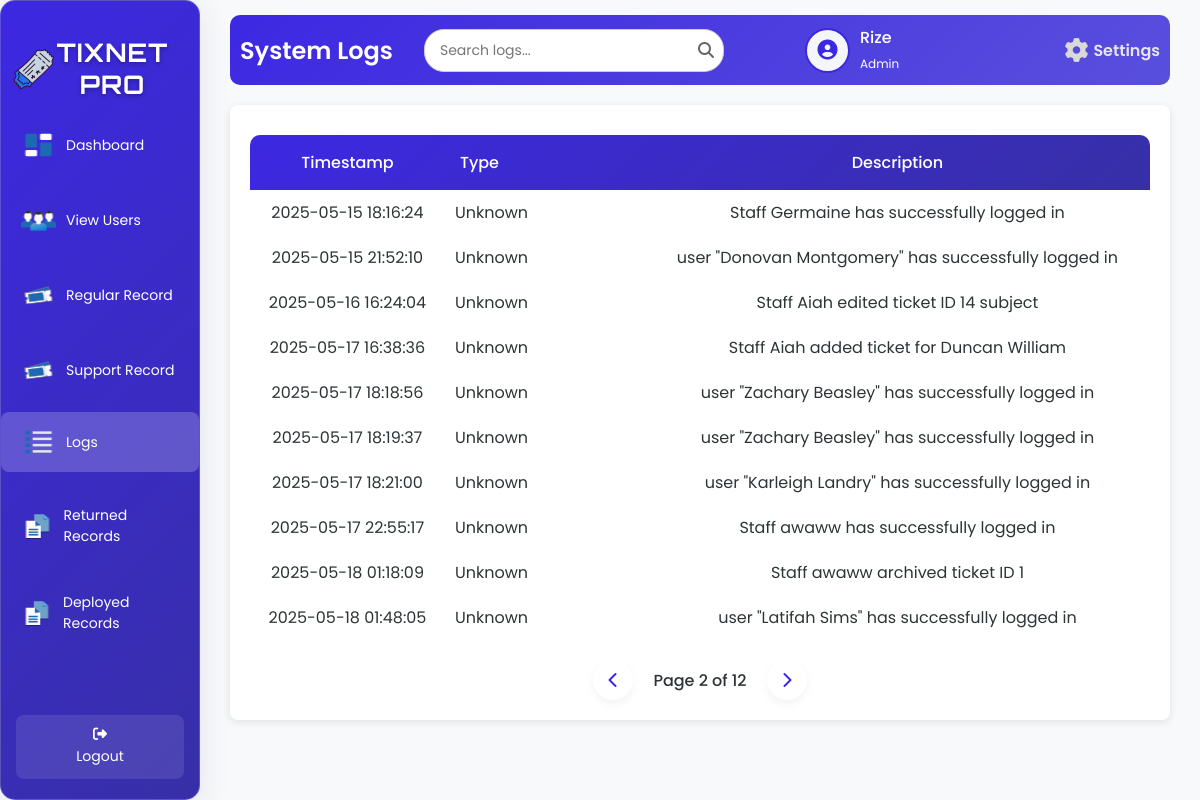
Page /logs.php?page=2 (signed in) on the earlier database version.
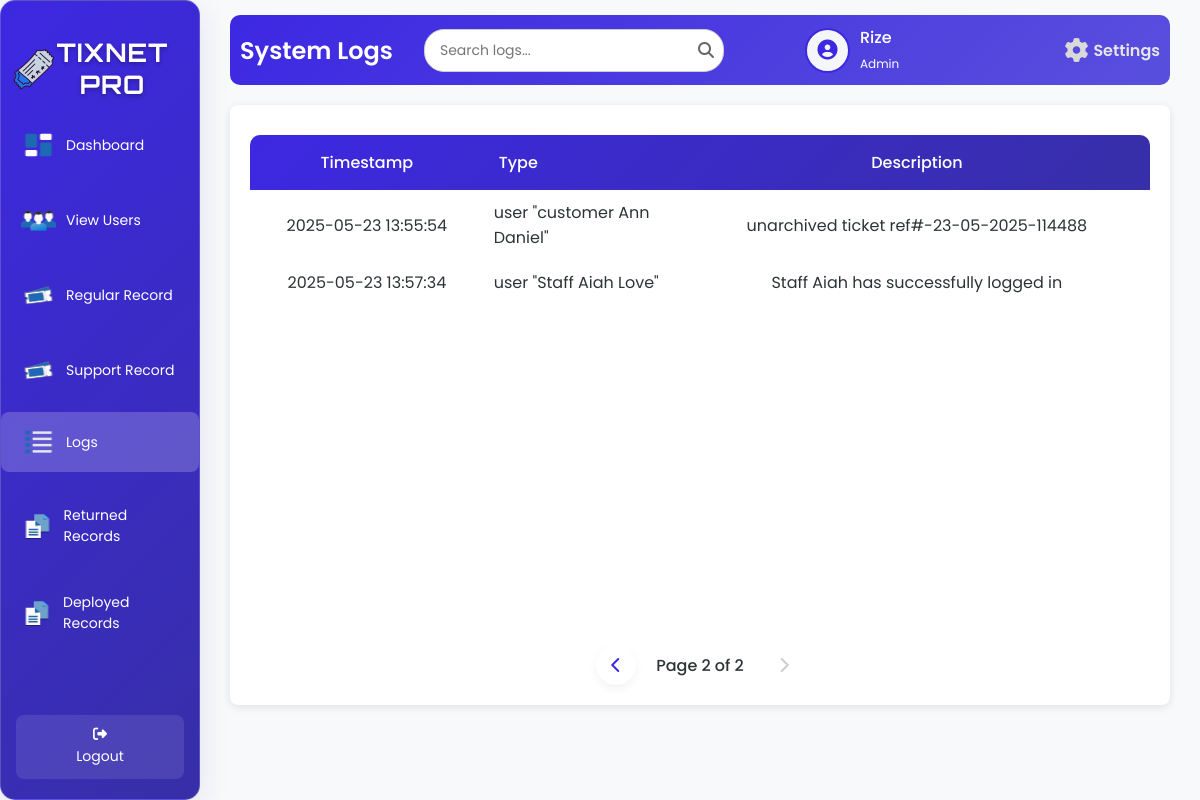
Same page on the later database version.
### tables this page shows
CREATE TABLE `tbl_user` (
  `u_id` int(50) NOT NULL,
  `u_fname` varchar(200) NOT NULL,
  `u_lname` varchar(200) NOT NULL,
  `u_email` varchar(200) NOT NULL,
  `u_username` varchar(200) NOT NULL,
  `u_password` varchar(200) NOT NULL,
  `u_type` varchar(200) NOT NULL,
  `u_status` varchar(200) NOT NULL
);

CREATE TABLE `tbl_logs` (
  `l_stamp` varchar(200) NOT NULL,
  `l_type` varchar(200) NOT NULL,
  `l_description` varchar(200) NOT NULL
);

### logs.php (the view, shortened to what this page needs)
<?php
include 'db.php';
$username = $_SESSION['username'];
$firstName = '';
$userType = '';
$avatarPath = $_SESSION['avatarPath'];
if ($conn) {
    $sqlUser = "SELECT u_fname, u_lname, u_type FROM tbl_user WHERE u_username = ?";
    $stmt = $conn->prepare($sqlUser);
    $stmt->bind_param("s", $_SESSION['username']);
    $stmt->execute();
    $resultUser = $stmt->get_result();
    if ($resultUser->num_rows > 0) {
        $row = $resultUser->fetch_assoc();
        $firstName = $row['u_fname'] ?: $username;
        $userType = $row['u_type'];
    }
}
$logs_per_page = 10;
$current_page = isset($_GET['page']) ? max(1, (int)$_GET['page']) : 1;
$offset = ($current_page - 1) * $logs_per_page;
$total_logs_query = "SELECT COUNT(*) as total FROM tbl_logs";
$total_logs_result = $conn->query($total_logs_query);
$total_logs = $total_logs_result->fetch_assoc()['total'];
$total_pages = ceil($total_logs / $logs_per_page);
$log_query = "SELECT l_stamp, l_type, l_description FROM tbl_logs ORDER BY l_stamp ASC LIMIT ?, ?";
$stmt = $conn->prepare($log_query);
$stmt->bind_param("ii", $offset, $logs_per_page);
$stmt->execute();
$logResult = $stmt->get_result();
?>
<!DOCTYPE html>
<html lang="en">
<head>
    <link rel="stylesheet" href="logss.css">
    <link rel="stylesheet" href="https://cdnjs.cloudflare.com/ajax/libs/font-awesome/6.6.0/css/all.min.css" />
</head>
<body>
<div class="wrapper">
    <div class="sidebar glass-container">
        <h2><img src="image/logo.png" alt="Tix Net Icon" class="sidebar-icon">TixNet Pro</h2>
        <ul>
            <li><a href="adminD.php"><img src="image/main.png" alt="Dashboard" class="icon" /> <span>Dashboard</span></a></li>
            <li><a href="viewU.php"><img src="image/users.png" alt="View Users" class="icon" /> <span>View Users</span></a></li>
            <li><a href="regular_close.php"><img src="image/ticket.png" alt="Regular Record" class="icon" /> <span>Regular Record</span></a></li>
            <li><a href="support_close.php"><img src="image/ticket.png" alt="Supports Record" class="icon" /> <span>Support Record</span></a></li>
            <li><a href="logs.php" class="active"><img src="image/log.png" alt="Logs" class="icon" /> <span>Logs</span></a></li>
            <li><a href="returnT.php"><img src="image/record.png" alt="Returned Records" class="icon" /> <span>Returned Records</span></a></li>
            <li><a href="deployedT.php"><img src="image/record.png" alt="Deployed Records" class="icon" /> <span>Deployed Records</span></a></li>
        </ul>
        <footer>
            <a href="index.php" class="back-home"><i class="fas fa-sign-out-alt"></i> Logout</a>
        </footer>
    </div>
    <div class="container">
        <div class="upper">
            <h1>System Logs</h1>
            <div class="search-container">
                <input type="text" class="search-bar" id="searchInput" placeholder="Search logs..." onkeyup="debouncedSearchLogs()">
                <span class="search-icon"><i class="fas fa-search"></i></span>
            </div>
            <div class="user-profile">
                <div class="user-icon">
                    <?php
                    $cleanAvatarPath = preg_replace('/\?\d+$/', '', $avatarPath);
                    if (!empty($avatarPath) && file_exists($cleanAvatarPath)) {
                        echo "<img src='" . htmlspecialchars($avatarPath, ENT_QUOTES, 'UTF-8') . "' alt='User Avatar'>";
                    } else {
                        echo "<i class='fas fa-user-circle'></i>";
                    }
                    ?>
                </div>
                <div class="user-details">
                    <span><?php echo htmlspecialchars($firstName, ENT_QUOTES, 'UTF-8'); ?></span>
                    <small><?php echo htmlspecialchars(ucfirst($userType), ENT_QUOTES, 'UTF-8'); ?></small>
                </div>
                <a href="settings.php" class="settings-link">
                    <i class="fas fa-cog"></i>
                    <span>Settings</span>
                </a>
            </div>
        </div>
        <div class="table-box">
            <table>
                <thead>
                    <tr>
                        <th>Timestamp</th>
                        <th>Type</th>
                        <th>Description</th>
                    </tr>
                </thead>
                <tbody id="logs-tbody">
                    <?php if ($logResult->num_rows > 0): ?>
                        <?php while ($logRow = $logResult->fetch_assoc()): ?>
                            <?php
                            $type_display = $logRow['l_type'] ? 'user "' . htmlspecialchars($logRow['l_type']) . '"' : 'Unknown';
                            ?>
                            <tr>
                                <td><?php echo htmlspecialchars($logRow['l_stamp']); ?></td>
                                <td><?php echo $type_display; ?></td>
                                <td><?php echo htmlspecialchars($logRow['l_description']); ?></td>
                            </tr>
                        <?php endwhile; ?>
                    <?php else: ?>
                        <tr>
                            <td colspan="3" style="text-align: center;">No logs found</td>
                        </tr>
                    <?php endif; ?>
                </tbody>
            </table>
            <div class="pagination" id="logs-pagination">
                <?php
                $paginationParams = [];
                if ($current_page > 1) {
                    $paginationParams['page'] = $current_page - 1;
                    echo "<a href='logs.php?" . http_build_query($paginationParams) . "' class='pagination-link'><i class='fas fa-chevron-left'></i></a>";
                } else {
                    echo "<span class='pagination-link disabled'><i class='fas fa-chevron-left'></i></span>";
                }
                echo "<span class='current-page'>Page $current_page of $total_pages</span>";
                if ($current_page < $total_pages) {
                    $paginationParams['page'] = $current_page + 1;
                    echo "<a href='logs.php?" . http_build_query($paginationParams) . "' class='pagination-link'><i class='fas fa-chevron-right'></i></a>";
                } else {
                    echo "<span class='pagination-link disabled'><i class='fas fa-chevron-right'></i></span>";
                }
                ?>
            </div>
        </div>
    </div>
</div>
</body>
</html>

### logs.php (style rules this page uses)
table th:nth-child(2), table td:nth-child(2) { width: 200px; text-align: left; }

Differences in the rows shown:
removed tbl_logs: l_stamp "2025-05-15 18:16:24", l_type "Unknown", l_description "Staff Germaine has successfully logged in"
removed tbl_logs: l_stamp "2025-05-15 21:52:10", l_type "Unknown", l_description "user \"Donovan Montgomery\" has successfully logged in"
removed tbl_logs: l_stamp "2025-05-16 16:24:04", l_type "Unknown", l_description "Staff Aiah edited ticket ID 14 subject"
removed tbl_logs: l_stamp "2025-05-17 16:38:36", l_type "Unknown", l_description "Staff Aiah added ticket for Duncan William"
removed tbl_logs: l_stamp "2025-05-17 18:18:56", l_type "Unknown", l_description "user \"Zachary Beasley\" has successfully logged in"
removed tbl_logs: l_stamp "2025-05-17 18:19:37", l_type "Unknown", l_description "user \"Zachary Beasley\" has successfully logged in"
removed tbl_logs: l_stamp "2025-05-17 18:21:00", l_type "Unknown", l_description "user \"Karleigh Landry\" has successfully logged in"
removed tbl_logs: l_stamp "2025-05-17 22:55:17", l_type "Unknown", l_description "Staff awaww has successfully logged in"
removed tbl_logs: l_stamp "2025-05-18 01:18:09", l_type "Unknown", l_description "Staff awaww archived ticket ID 1"
removed tbl_logs: l_stamp "2025-05-18 01:48:05", l_type "Unknown", l_description "user \"Latifah Sims\" has successfully logged in"
added tbl_logs: l_stamp "2025-05-23 13:55:54", l_type "user \"customer Ann Daniel\"", l_description "unarchived ticket ref#-23-05-2025-114488"
added tbl_logs: l_stamp "2025-05-23 13:57:34", l_type "user \"Staff Aiah Love\"", l_description "Staff Aiah has successfully logged in"
Other differences:
$total_pages: "12" → "2"
